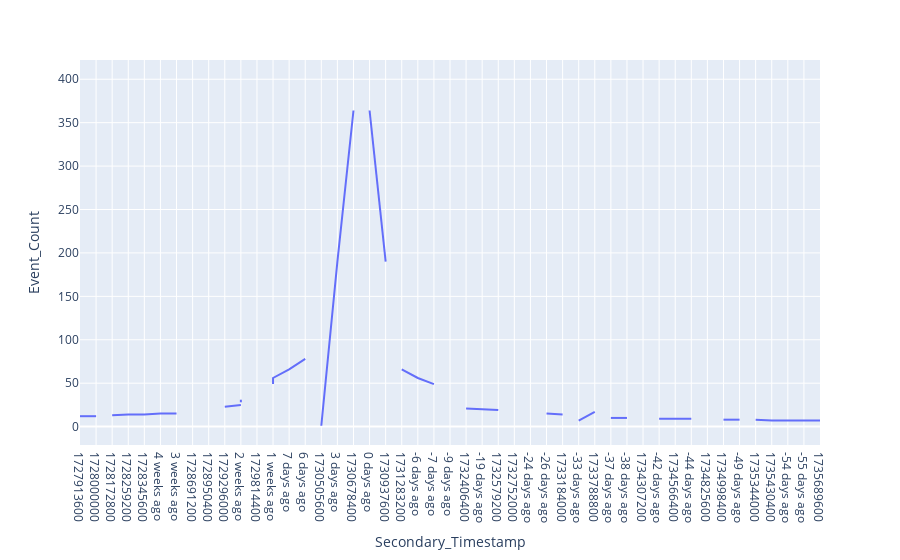

This figure's notebook cell:
### Code cell
fig = px.line(df, x='Secondary_Timestamp', y='Event_Count')
fig.show()

### Figure 1 — Plotly figure (JSON) as saved in the notebook; plotly's stock layout.template omitted (floating-point values rounded to 4 significant figures)
{"data": [{"hovertemplate": "Secondary_Timestamp=%{x}<br>Event_Count=%{y}<extra></extra>", "legendgroup": "", "line": {"color": "#636efa", "dash": "solid"}, "marker": {"symbol": "circle"}, "mode": "lines", "name": "", "orientation": "v", "showlegend": false, "type": "scatter", "x": [null, null, "1727913600", "1728000000", null, "1728172800", "1728259200", "1728345600", "4 weeks ago", "3 weeks ago", null, "1728691200", null, null, "1728950400", null, null, null, "1729296000", "2 weeks ago", null, "2 weeks ago", "2 weeks ago", null, "1729814400", null, null, "1 weeks ago", "1 weeks ago", "7 days ago", "6 days ago", null, "1730505600", "3 days ago", "1730678400", null, "0 days ago", "1730937600", null, null, null, "1731283200", "-6 days ago", "-7 days ago", null, "-9 days ago", null, null, null, null, null, null, null, null, "1732406400", "-19 days ago", "1732579200", null, "1732752000", null, "-24 days ago", null, "-26 days ago", "1733184000", null, null, null, null, null, "-33 days ago", "1733788800", null, null, "-37 days ago", "-38 days ago", null, "1734307200", null, "-42 days ago", "1734566400", "-44 days ago", null, "1734825600", null, "1734998400", "-49 days ago", null, null, "1735344000", "1735430400", "-54 days ago", "-55 days ago", "1735689600"], "xaxis": "x", "y": [1, 12, 12, 12, 13, 13, 14, 14, 15, 15, 16, 17, 17, 18, 19, 20, 21, 22, 23, 25, 26, 28, 31, 33, 36, 40, 44, 49, 56, 66, 78, 98, 1, 190, 364, 400, 364, 190, 129, 98, 16, 66, 56, 49, 44, 40, 36, 33, 31, 28, 26, 25, 23, 22, 21, 20, 19, 18, 17, 17, 16, 15, 15, 14, 2, 13, 13, 3, 5, 7, 17, 11, 11, 10, 10, 10, 10, 10, 9, 9, 9, 9, 8, 8, 8, 8, 8, 8, 8, 7, 7, 7, 7], "yaxis": "y"}], "layout": {"legend": {"tracegroupgap": 0}, "margin": {"t": 60}, "xaxis": {"anchor": "y", "domain": [0, 1], "title": {"text": "Secondary_Timestamp"}}, "yaxis": {"anchor": "x", "domain": [0, 1], "title": {"text": "Event_Count"}}}}
